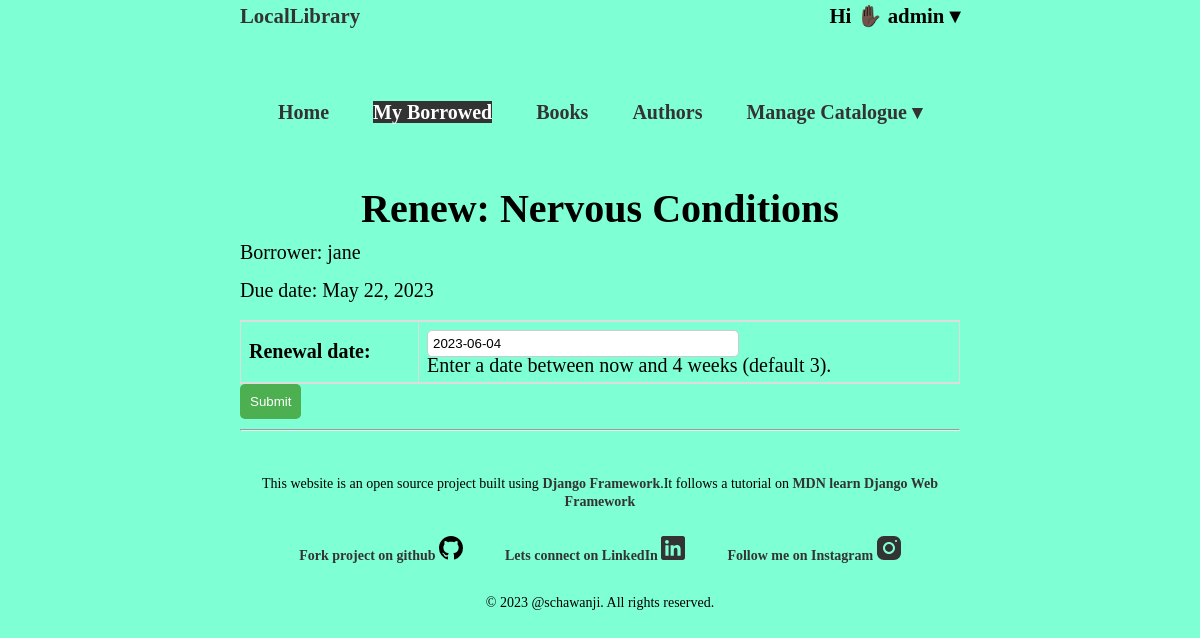
Screenshot of /catalog/book/1edd10f0-bad0-4d2d-bd9a-a5fed4ac8ef8/renew/ (signed in) with the database file from the repository.
### catalog/models.py (models this page shows, shortened)
class BookInstance(models.Model):
   id=models.UUIDField(primary_key=True, default=uuid.uuid4, help_text='Unique ID for this particular book across whole library')
   due_back=models.DateField(null=True,blank=True)
   book=models.ForeignKey(Book,on_delete=models.PROTECT,null=True)
   imprint=models.CharField(max_length=200)
   borrower = models.ForeignKey(User, on_delete=models.SET_NULL, null=True, blank=True)
   LOAN_STATUS = (
        ('m', 'Maintenance'),
        ('o', 'On loan'),
        ('a', 'Available'),
        ('r', 'Reserved'),
    )
   status=models.CharField(max_length=1,
        choices=LOAN_STATUS,
        blank=True,
        default='m',
        help_text='Book availability',)
   class Meta:
      ordering=['due_back']
      permissions = (("can_mark_returned", "Set book as returned"),)
   def is_overdue(self):
    return bool(self.due_back and date.today() > self.due_back)

class Book(models.Model):
    title = models.CharField(max_length=200)
    author = models.ForeignKey('Author', on_delete=models.SET_NULL, null=True,related_name='books')
    summary = models.TextField(max_length=1000, help_text='Enter a brief description of the book')
    isbn = models.CharField('ISBN', max_length=13, unique=True,
                             help_text='13 Character <a href="https://www.isbn-international.org/content/what-isbn">ISBN number</a>')
    genre = models.ManyToManyField(Genre, help_text='Select a genre for this book')
    language =models.ForeignKey(Language,on_delete=models.PROTECT,null=True,blank=True)
    image = models.ImageField(upload_to='images/',null=True)
    class Meta:
        verbose_name = 'book'
        verbose_name_plural = 'books'
    def display_genre(self):
       return ', '.join(genre.name for genre in self.genre.all()[:3])
    display_genre.short_description = 'Genre'

### catalog/views.py (the view)
# urls.py: path('book/<uuid:pk>/renew/', views.renew_book_librarian, name='renew-book-librarian'),
@login_required
@permission_required('catalog.can_mark_returned', raise_exception=True)
def renew_book_librarian(request,pk):
    book_instance = get_object_or_404(models.BookInstance,pk=pk)
    if request.method=='POST':
        form = forms.RenewBookForm(request.POST)
        if form.is_valid():
            book_instance.due_back=form.cleaned_data['renewal_date']
            book_instance.save()
            return HttpResponseRedirect(reverse('all-borrowed'))
    else:
        proposed_renewal_date = datetime.date.today() + datetime.timedelta(weeks=3)
        form = forms.RenewBookForm(initial={'renewal_date': proposed_renewal_date})
    context = {
        'form': form,
        'book_instance': book_instance,
    }
    return render(request, 'catalog/book_renew_librarian.html', context)

### catalog/forms.py (shortened to what this page needs)
class RenewBookForm(forms.Form):
    renewal_date = forms.DateField(help_text="Enter a date between now and 4 weeks (default 3).")

### catalog/templates/catalog/book_renew_librarian.html (shortened to what this page needs)
{% extends "base.html" %}
{% block content %}
  <h1>Renew: {{ book_instance.book.title }}</h1>
  <p>Borrower: {{ book_instance.borrower }}</p>
  <p {% if book_instance.is_overdue %} class="text-danger"{% endif %} >Due date: {{ book_instance.due_back }}</p>
  <form action="" method="post">
    <table>
    {{ form.as_table }}
    </table>
    <input type="submit" value="Submit">
  </form>
{% endblock %}

### catalog/templates/base.html (shortened to what this page needs)
<!DOCTYPE html>
<html lang="en">
<head>
  {% load static %}
  <link rel="stylesheet" href="{% static 'css/style.css'%}">
</head>
<body>
  <header>
    <nav class="navbar">
      <ul class="logo">
        <li><a href="{% url 'home' %}">LocalLibrary</a> </li>
        {% if user.is_authenticated %}
        <li class="dropdown">
          <div class="welcome-message">Hi ✋🏿 <strong>{{ user.get_username }} &#9662;</strong></div>
        </li>
      </ul>
      <div class="menu" id="menu">
        <ul class="menu-items">
          <li><a href="{% url 'home' %}">Home</a></li>
          <li><a href="{% url 'my-borrowed' %}" class="active">My Borrowed</a></li>
          <li><a href="{% url 'books' %}">Books</a></li>
          <li><a href="{% url 'authors' %}">Authors</a></li>
          {% if perms.catalog.can_mark_returned %}
          <li class="dropdown">
            <a href="#" class="dropdown-toggle" onclick="toggleDropdown(event)">Manage Catalogue &#9662;</a>
          </li>
          {% endif %}
        </ul>
      </div>
    </nav>
    {% else %}
    <li><a href="{% url 'login' %}?next={{ request.path }}">Login</a>/<a href="{% url 'signup'%}">Register</a></li>
    </ul>
    {% endif %}
  </header>
  <main>
    {% block content %}{% endblock %}
  </main>
  <hr>
  <footer>
    <div class="footer-content">
      <p>This website is an open source project built using <a href="https://www.djangoproject.com/">Django
          Framework</a>.It follows a tutorial on <a
          href="https://developer.mozilla.org/en-US/docs/Learn/Server-side/Django/Introduction">MDN learn Django Web
          Framework</a> </p>
      <ul class="footer-links">
        <li>
          <a href="https://github.com/schawanji/locallibrary">Fork project on github
          </a>
        </li>
        <li>
          <a href="https://www.linkedin.com/in/schawanji/">Lets connect on LinkedIn
          </a>
        </li>
        <li>
          <a href="https://www.instagram.com/schawanji/">Follow me on Instagram
            </a>
        </li>
      </ul>
      <p>&copy; 2023 @schawanji. All rights reserved.</p>
    </div>
  </footer>
</body>
</html>

### catalog/static/css/style.css (style rules this page uses)
body { background-color: aquamarine; margin: 0 auto; width: 60%; line-height: 1.1rem; font-size:20px; box-sizing: border-box; }
ul { list-style: none; padding: 0; margin: 0; line-height: 1rem; }
li { list-style: none; padding-top: 0.5rem; line-height: 1rem; }
a { text-decoration: none; color: #333; font-weight: 700; }
a.active { background-color: #333; color: #fff; }
h1, h2 { text-align: center; }
.menu { padding: 1rem; margin-bottom: 3rem; }
nav ul { list-style-type: none; margin: 0; padding: 0; display: flex; justify-content: space-around; }
nav li { position: relative; }
.logo { list-style: none; display: flex; justify-content: space-between; font-size: 1.3rem; margin-bottom: 3rem; font-weight: 700; position: relative; }
.menu li { padding: 1rem; }
.menu a { text-decoration: none; }
table { border-collapse: collapse; width: 100%; }
td, th { border: 1px solid #ddd; text-align: left; padding: 8px; }
tr:first-child { border-top: 2px solid #ddd; }
tr:last-child { border-bottom: 2px solid #ddd; }
label { font-weight: bold; margin-bottom: 0.5rem; }
input[type="text"], input[type="password"] { padding: 5px; border: 1px solid #ccc; border-radius: 5px; width: 300px; }
input[type="submit"] { padding: 10px; background-color: #4CAF50; color: white; border: none; border-radius: 5px; cursor: pointer; }
footer { padding: 20px; text-align: center; }
.footer-content { max-width: 800px; margin: 0 auto; }
.footer-content p { margin-bottom: 10px; font-size: 14px; }
.footer-links { list-style-type: none; padding: 0; margin: 0; display: flex; justify-content: center; gap: 10px; font-size: 14px; }
.footer-links li { padding: 1rem; }
.footer-links li a { color: #333; text-decoration: none; }

### rows the page displays
BookInstance: book "Nervous Conditions", borrower "jane", due_back "May 22, 2023"

### other values shown
{{ user.get_username }} "admin"
